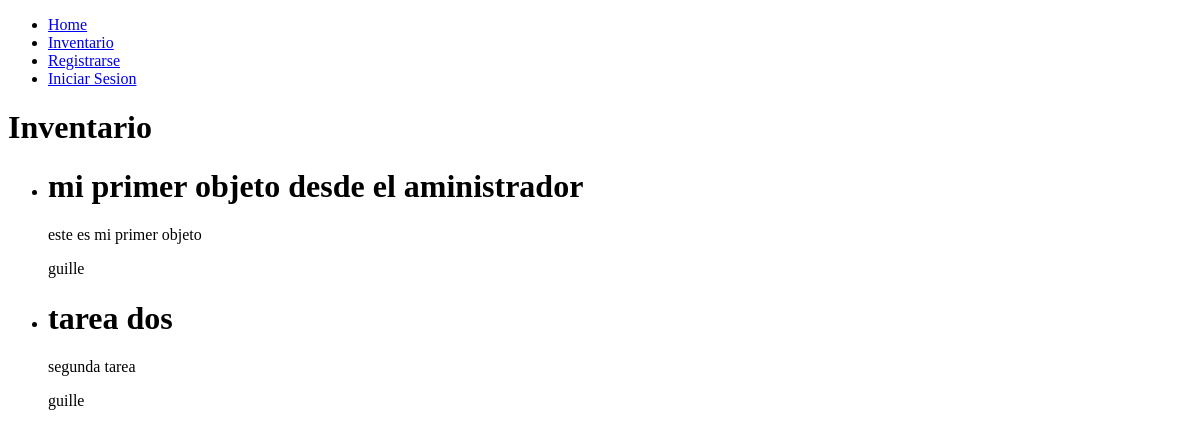
Before: / with the older database file.
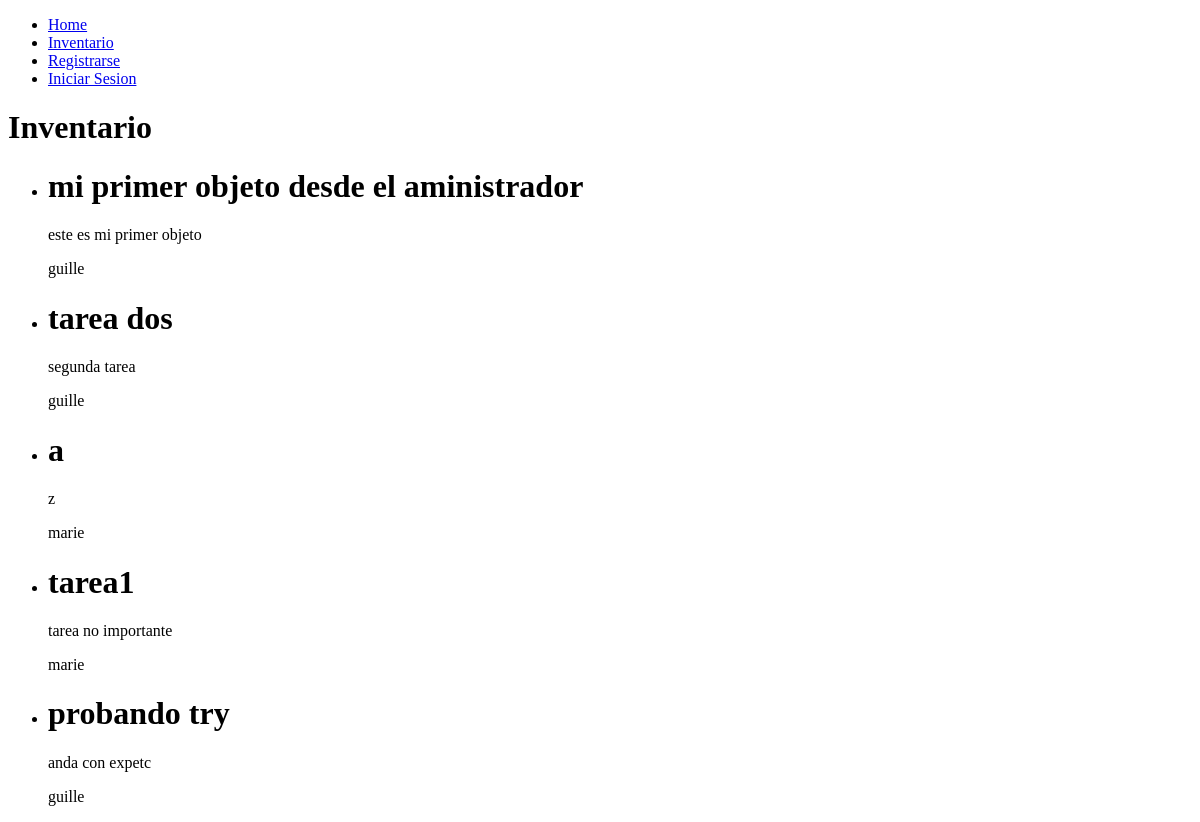
After: the same page with the newer database file.
### home/models.py (models this page shows, shortened)
class Objeto(models.Model): #crea nuestra tabla a lo sql
    title = models.CharField(max_length=100) #agrega texto corto
    description = models.TextField(blank = True) #agrega texto amplio
    created = models.DateTimeField(auto_now_add=True) #agrega la fecha en que fue creado de manera automatica
    user = models.ForeignKey(User, on_delete = models.CASCADE) #relacionamos al objeto cargado con el usuario

### home/views.py (the view)
# urls.py: 2. Add a URL to urlpatterns:  path('', views.home, name='home')
def home (request):
    objetos = Objeto.objects.all()
    return render(request,'inventario.html', {'objetos': objetos})

### home/templates/inventario.html
{% extends 'base.html' %}
{% block content %}
<h1>Inventario</h1>
<ul>
    {% for objeto in objetos %}
    <li>
        <h1>
            {{objeto.title}}
        </h1>
        <p>{{objeto.description}}</p>
        <p>{{objeto.user.username}}</p>
    </li>
    {% endfor %}
</ul>
{% endblock %}

### home/templates/base.html (shortened to what this page needs)
<!DOCTYPE html>
<html lang="en">
<head>
</head>
<body>
    <nav>
        <ul>
            <li>
                <a href="/">Home</a>
            </li>
            <li>
                <a href="/inventario">Inventario</a>
            </li>
            {% if user.is_authenticated %}
            <li>
                <a href="/logout">Salir</a>
            </li>
            {% else %}
             <li>
                <a href="/signup">Registrarse</a>
            </li>
             <li>
                <a href="/signin">Iniciar Sesion</a>
            </li>
            {% endif %}
        </ul>
    </nav>
    {% block content %}{% endblock %}
</body>
</html>

Changed rows visible on the page:
added Objeto: title "a", description "z", user.username "marie"
added Objeto: title "tarea1", description "tarea no importante", user.username "marie"
added Objeto: title "probando try", description "anda con expetc", user.username "guille"
